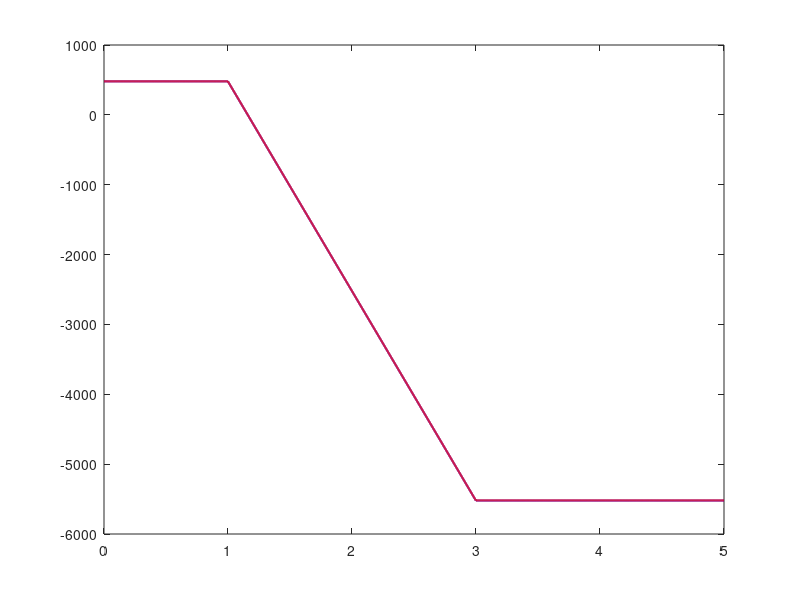

MATLAB code for this plot: (Note: this script raises an error after producing the figure.)
% Simulation parameters
t = 0:0.001:5; % 5 seconds, 1 ms resolution
I_load = zeros(size(t));

% Create step up and down: 300 A step at 1s, back down at 3s
I_load(t >= 1 & t < 3) = 300;

% Battery model parameters
R_batt = 0.01;    % Internal resistance [ohm]
C_batt = 500;     % Capacitance-like behavior [F], simplifies voltage drop
V0 = 480;         % Initial battery voltage [V]

% Supercapacitor parameters
R_sc = 0.001;     % Very low internal resistance
C_sc = 50;        % Large capacitance [F]

% Initialize voltage arrays
V_batt_only = zeros(size(t));
V_batt_SC = zeros(size(t));
V_sc = zeros(size(t));

% Initial voltages
V_batt_only(1) = V0;
V_batt_SC(1) = V0;
V_sc(1) = V0;

% Simulation loop
for i = 2:length(t)
    dt = t(i) - t(i-1);

    % Case 1: Battery only supplies load
    I_batt = I_load(i);
    dV_batt = -(I_batt / C_batt) * dt - R_batt * I_batt;
    V_batt_only(i) = V_batt_only(i-1) + dV_batt;

    % Case 2: SC helps handle transients
    if abs(I_load(i) - I_load(i-1)) > 50 % Transient detected
        I_sc = 100; % SC delivers fixed current for transient
    else
        I_sc = 0;
    end
    I_batt = I_load(i) - I_sc;

    % Update voltages
    dV_batt = -(I_batt / C_batt) * dt - R_batt * I_batt;
    dV_sc = -(I_sc / C_sc) * dt - R_sc * I_sc;

    V_batt_SC(i) = V_batt_SC(i-1) + dV_batt;
    V_sc(i) = V_sc(i-1) + dV_sc;
end

% Plot results
figure;
plot(t, V_batt_only, 'b', 'LineWidth', 1.5); hold on;
plot(t, V_batt_SC, 'r', 'LineWidth', 1.5);
yline(V0, '--k', 'Nominal Voltage');

xlabel('Time (s)');
ylabel('Battery Voltage (V)');
title('Battery Voltage Dynamics with and without Supercapacitor');
legend('Battery Only', 'Battery + SC', 'Nominal Voltage');
grid on;
